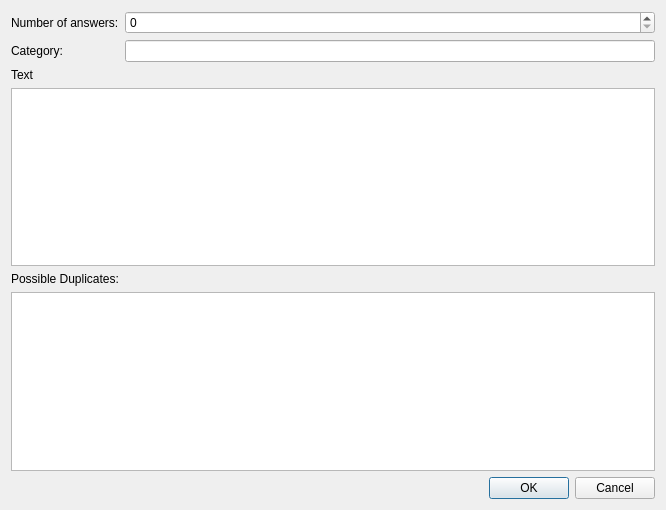
<?xml version="1.0" encoding="UTF-8"?>
<ui version="4.0">
 <class>NewCardForm</class>
 <widget class="QDialog" name="NewCardForm">
  <property name="geometry">
   <rect>
    <x>0</x>
    <y>0</y>
    <width>666</width>
    <height>510</height>
   </rect>
  </property>
  <property name="windowTitle">
   <string>Dialog</string>
  </property>
  <layout class="QFormLayout" name="formLayout">
   <item row="1" column="0">
    <widget class="QLabel" name="answerLabel">
     <property name="text">
      <string>Number of answers:</string>
     </property>
    </widget>
   </item>
   <item row="1" column="1">
    <widget class="QSpinBox" name="answerSpin"/>
   </item>
   <item row="2" column="0">
    <widget class="QLabel" name="categoryLabel">
     <property name="text">
      <string>Category:</string>
     </property>
    </widget>
   </item>
   <item row="2" column="1">
    <widget class="QLineEdit" name="categoryEdit"/>
   </item>
   <item row="3" column="0">
    <widget class="QLabel" name="textLabel">
     <property name="text">
      <string>Text</string>
     </property>
    </widget>
   </item>
   <item row="4" column="0" colspan="2">
    <widget class="QPlainTextEdit" name="textEdit">
     <property name="tabChangesFocus">
      <bool>true</bool>
     </property>
    </widget>
   </item>
   <item row="5" column="0">
    <widget class="QLabel" name="duplicatesLabel">
     <property name="text">
      <string>Possible Duplicates:</string>
     </property>
    </widget>
   </item>
   <item row="7" column="0" colspan="2">
    <widget class="QDialogButtonBox" name="buttonBox">
     <property name="orientation">
      <enum>Qt::Horizontal</enum>
     </property>
     <property name="standardButtons">
      <set>QDialogButtonBox::Cancel|QDialogButtonBox::Ok</set>
     </property>
     <property name="centerButtons">
      <bool>false</bool>
     </property>
    </widget>
   </item>
   <item row="6" column="0" colspan="2">
    <widget class="QTableWidget" name="duplicatesTable"/>
   </item>
  </layout>
 </widget>
 <tabstops>
  <tabstop>answerSpin</tabstop>
  <tabstop>categoryEdit</tabstop>
  <tabstop>textEdit</tabstop>
 </tabstops>
 <resources/>
 <connections>
  <connection>
   <sender>buttonBox</sender>
   <signal>accepted()</signal>
   <receiver>NewCardForm</receiver>
   <slot>accept()</slot>
   <hints>
    <hint type="sourcelabel">
     <x>248</x>
     <y>254</y>
    </hint>
    <hint type="destinationlabel">
     <x>157</x>
     <y>274</y>
    </hint>
   </hints>
  </connection>
  <connection>
   <sender>buttonBox</sender>
   <signal>rejected()</signal>
   <receiver>NewCardForm</receiver>
   <slot>reject()</slot>
   <hints>
    <hint type="sourcelabel">
     <x>316</x>
     <y>260</y>
    </hint>
    <hint type="destinationlabel">
     <x>286</x>
     <y>274</y>
    </hint>
   </hints>
  </connection>
 </connections>
</ui>
